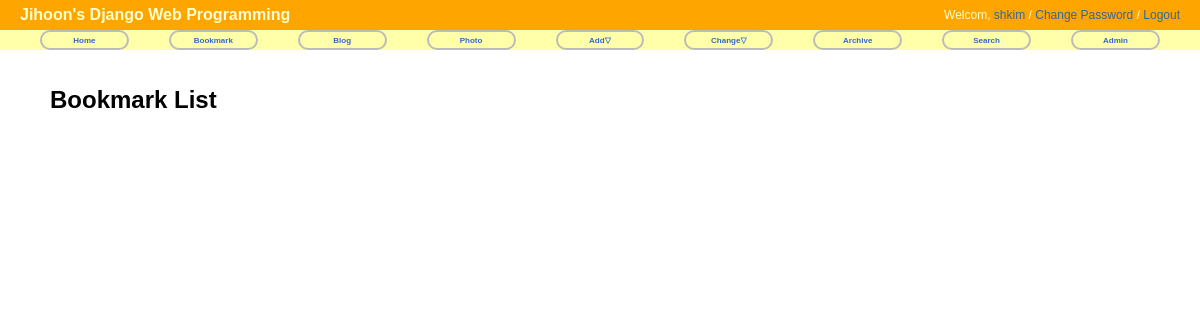
Before: /bookmark/ with the older database file.
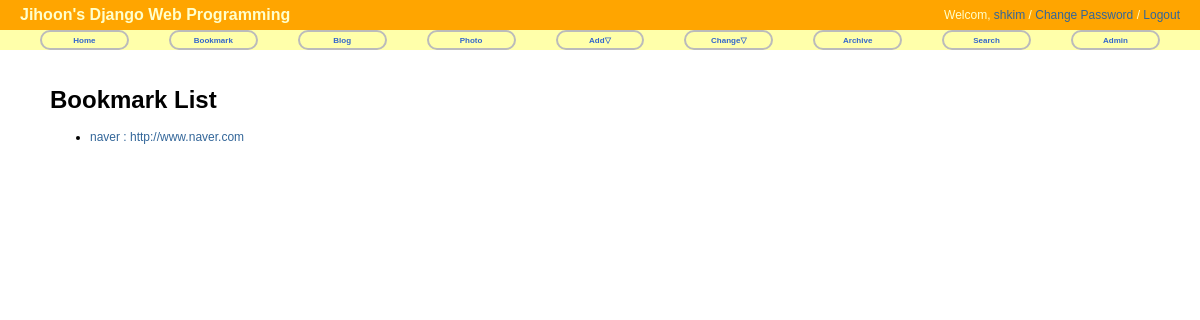
After: the same page with the newer database file.
### bookmark/models.py (models this page shows)
@python_2_unicode_compatible
class Bookmark(models.Model):
    title = models.CharField(max_length=100, blank=True, null=True)
    url = models.URLField('url', unique=True)
    def __str__(self):
        return "%s : %s" %(self.title, self.url)

### bookmark/views.py (the view)
class BookmarkLV(ListView):
	model = Bookmark

### bookmark/templates/bookmark/bookmark_list.html (shortened to what this page needs)
{% extends "base.html" %}
{% block content %}
	<div id = "content">
		<h1>Bookmark List</h1>
		<ul>
			{% for bookmark in object_list %}
				<li><a href="{% url 'bookmark:detail' bookmark.id %}">{{ bookmark }}</a></li>
			{% endfor %}
		</ul>
	</div>
{% endblock %}

Changed rows visible on the page:
added Bookmark: title+url "naver : http://www.naver.com"
